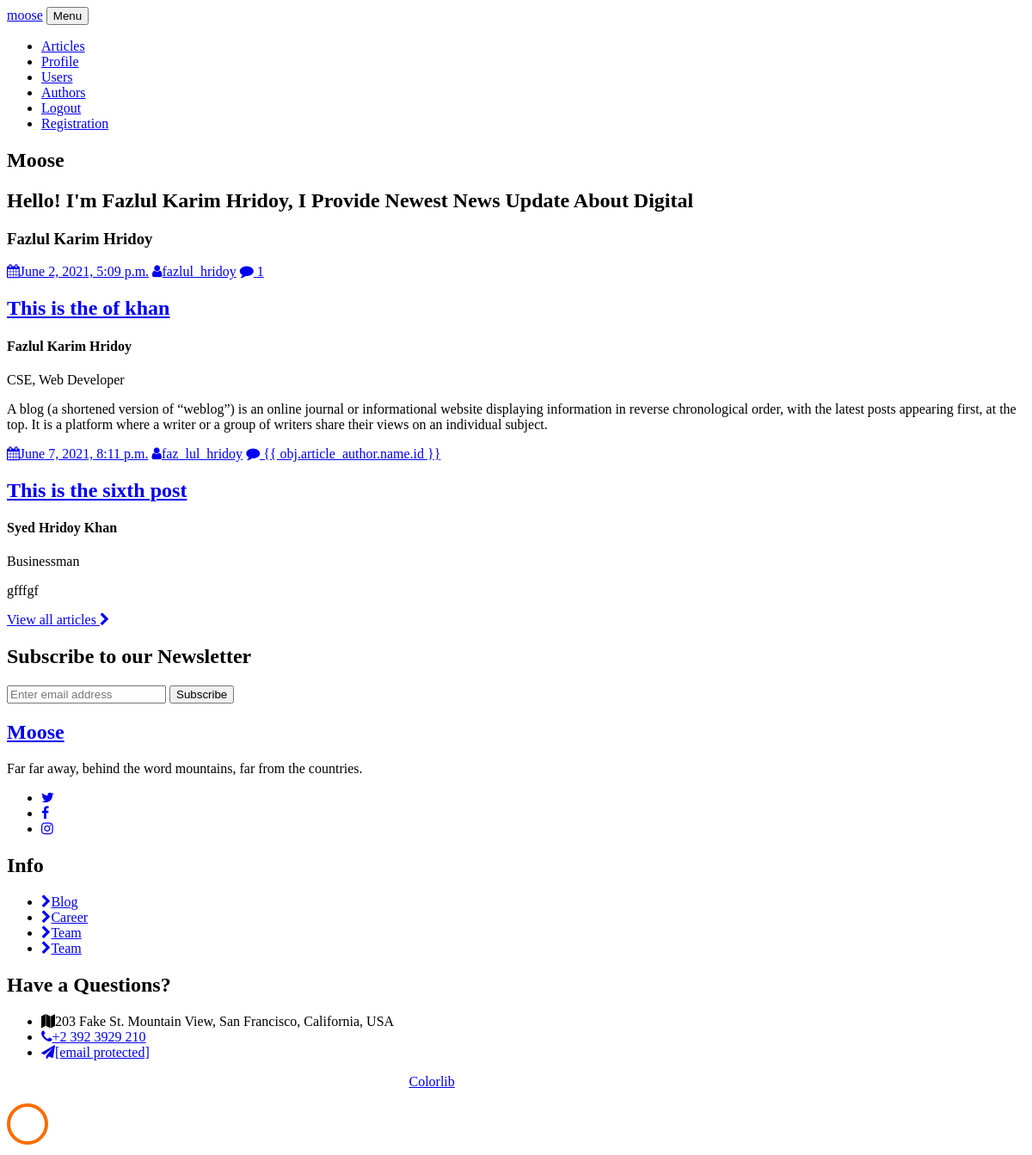
The app's page / (signed in) with its own data.
### blogapp/models.py (models this page shows, shortened)
class Author(models.Model):
    name = models.ForeignKey(User, on_delete=models.CASCADE)
    profile_picture = models.FileField()
    detail = models.TextField(max_length=200)
    category = models.ForeignKey(Category, on_delete=models.CASCADE)

class Article(models.Model):
    article_author = models.ForeignKey(Author, on_delete=models.CASCADE)
    title = models.CharField(max_length=200)
    posted_on = models.DateTimeField(auto_now=False, auto_now_add=True)
    updated_on = models.DateTimeField(auto_now=True, auto_now_add=False)
    image = models.FileField()
    body = models.TextField()

class Category(models.Model):
    name = models.CharField(max_length=100)
    def __str__(self):
        return self.name

### blogapp/views.py (the view)
# urls.py: path('', views.index, name="index"),
def index(request):
    post = Article.objects.all()
    article_author = get_object_or_404(Author, name=request.user.id)
    context = {
        "post": post,
        "author": article_author
    }
    return render(request, "index.html", context)

### templates/index.html (shortened to what this page needs)
{% extends 'base.html' %}
{% load static %}
{% block content %}
<section class="hero-wrap py-md-4">
  <div class="container">
    <div class="row no-gutters justify-content-center slider-text align-items-center" data-scrollax-parent="true">
      <div class="col-md-10 ftco-animate py-5">
        <h1 class="text-center">M<span>oo</span>se</h1>
        <div class="row pb-md-5">
          {% if request.user.is_authenticated %}
          <div class="col-md-8">
            <h2>Hello! I'm {{ author.name.get_full_name }}, I Provide Newest News Update About Digital</h2>
          </div>
          <div class="col-md-4">
            <div class="author">
              <div class="text">
                <h3>{{ author.name.get_full_name }}</h3>
              </div>
            </div>
          </div>
          {% endif %}
        </div>
      </div>
    </div>
  </div>
</section>
<section class="ftco-section ftco-no-pb ftco-no-pt">
  <div class="container-fluid px-md-4">
    <div class="row no-gutters">
      {% for obj in post %}
      {% if forloop.first and not forloop.last %}
      <div class="col-md-12 blog-wrap">
        <div class="row no-gutters align-items-center">
          <div class="col-md-6">
            <div class="text p-md-5 py-5 px-4 ftco-animate">
              <p class="meta">
                <a href="#"><span class="fa fa-calendar mr-2"></span>{{ obj.posted_on }}</a>
                <a href="#"><span class="fa fa-user mr-2"></span>{{ obj.article_author.name }}</a>
                <a href="#" class="meta-chat"><span class="fa fa-comment mr-2"></span> {{ obj.article_author.id }}</a>
              </p>
              <h2 class="mb-4"><a href="{% url 'blog-single' pid=obj.id %}">{{ obj.title }}</a>
              </h2>
              <div class="icon d-flex align-items-center">
                <div class="position pl-3">
                  <h4 class="mb-0">{{ obj.article_author.name.get_full_name }}</h4>
                  <span>{{ obj.article_author.category }}</span>
                </div>
              </div>
              <p>{{ obj.body }}</p>
            </div>
          </div>
        </div>
      </div>
      {% endif %}
      {% if forloop.frst or forloop.last %}
      <div class="col-md-12 blog-wrap bg-darken">
        <div class="row no-gutters align-items-center">
          <div class="col-md-6">
            <div class="text p-md-5 py-5 px-4 ftco-animate">
              <p class="meta">
                <a href="#"><span class="fa fa-calendar mr-2"></span>{{ obj.posted_on }}</a>
                <a href="#"><span class="fa fa-user mr-2"></span>{{ obj.article_author.name }}</a>
                <a href="#" class="meta-chat"><span class="fa fa-comment mr-2"></span> {{ obj.article_author.name.id
                  }}</a>
              </p>
              <h2 class="mb-4"><a href="{% url 'blog-single' pid=obj.id %}">{{ obj.title }}</a>
              </h2>
              <div class="icon d-flex align-items-center">
                <div class="position pl-3">
                  <h4 class="mb-0">{{ obj.article_author.name.get_full_name }}</h4>
                  <span>{{ obj.article_author.category }}</span>
                </div>
              </div>
              <p>{{ obj.body }}</p>
            </div>
          </div>
        </div>
      </div>
      {% endif %}
      {% endfor %}
    </div>
    <div class="row py-5">
      <div class="col-md-12 py-md-5 text-center">
        <a href="blog.html" class="btn-custom-blog">View all articles <span class="fa fa-chevron-right"></span></a>
      </div>
    </div>
  </div>
</section>
<section class="ftco-intro ftco-section bg-light">
  <div class="container">
    <div class="row justify-content-center">
      <div class="col-md-12 text-center">
        <h2>Subscribe to our Newsletter</h2>
        <div class="row justify-content-center">
          <div class="col-md-5">
            <form action="#" class="subscribe-form">
              <div class="form-group d-flex">
                <input type="text" class="form-control" placeholder="Enter email address">
                <input type="submit" value="Subscribe" class="submit px-3">
              </div>
            </form>
          </div>
        </div>
      </div>
    </div>
  </div>
</section>
{% endblock %}

### templates/base.html (shortened to what this page needs)
{% load static %}
<!DOCTYPE html>
<html lang="en">
<head>
    <link rel="stylesheet"
        href="{% static '../../../stackpath.bootstrapcdn.com/font-awesome/4.7.0/css/font-awesome.min.css' %}">
    <link rel="stylesheet"
        href="{% static 'css/A.animate.css%2bowl.carousel.min.css%2bowl.theme.default.min.css%2bmagnific-popup.css%2bflaticon.css%2bstyle.css%2cMcc.nz9zzkaoXH.css.pagespeed.cf.HVOMWXzxQA.css '%}" />
</head>
<body>
    <nav class="navbar navbar-expand-lg navbar-dark ftco_navbar bg-dark ftco-navbar-light" id="ftco-navbar">
        <div class="container">
            <a class="navbar-brand" href="{% url 'index' %}">moose</a>
            <button class="navbar-toggler" type="button" data-toggle="collapse" data-target="#ftco-nav"
                aria-controls="ftco-nav" aria-expanded="false" aria-label="Toggle navigation">
                 Menu
            </button>
            <div class="collapse navbar-collapse" id="ftco-nav">
                <ul class="navbar-nav ml-auto">
                    <li class="nav-item active"><a href="{% url 'blog' %}" class="nav-link">Articles</a></li>
                    {% if request.user.is_authenticated %}
                        <li class="nav-item active"><a href="{% url 'profile'  %}" class="nav-link">Profile</a></li>
                        <li class="nav-item active"><a href="{% url 'get_user' %}" class="nav-link">Users</a></li>
                        {% if request.user.is_staff %}
                            <li class="nav-item active"><a href="{% url 'authors' %}" class="nav-link">Authors</a> </li>
                        {% endif %}
                        <li class="nav-item active"><a href="{% url 'logout' %}" class="nav-link">Logout</a></li>
                        {% else %}
                            <li class="nav-item active"><a href="{% url 'login' %}" class="nav-link">Login</a></li>
                    {% endif %}
                    <li class="nav-item active"><a href="{% url 'register' %}" class="nav-link">Registration</a></li>
                </ul>
            </div>
        </div>
    </nav>
    {% block content %}
    {% endblock %}
    <footer class="ftco-footer">
        <div class="container">
            <div class="row mb-5 justify-content-between">
                <div class="col-sm-12 col-md-4">
                    <div class="ftco-footer-widget mb-4">
                        <h2 class="ftco-heading-2 logo"><a href="#">Moose</a></h2>
                        <p>Far far away, behind the word mountains, far from the countries.</p>
                        <ul class="ftco-footer-social list-unstyled mt-2">
                            <li class="ftco-animate"><a href="#"><span class="fa fa-twitter"></span></a></li>
                            <li class="ftco-animate"><a href="#"><span class="fa fa-facebook"></span></a></li>
                            <li class="ftco-animate"><a href="#"><span class="fa fa-instagram"></span></a></li>
                        </ul>
                    </div>
                </div>
                <div class="col-sm-12 col-md-2">
                    <div class="ftco-footer-widget mb-4 ml-md-4">
                        <h2 class="ftco-heading-2">Info</h2>
                        <ul class="list-unstyled">
                            <li><a href="#"><span class="fa fa-chevron-right mr-2"></span>Blog</a></li>
                            <li><a href="#"><span class="fa fa-chevron-right mr-2"></span>Career</a></li>
                            <li><a href="#"><span class="fa fa-chevron-right mr-2"></span>Team</a></li>
                            <li><a href="#"><span class="fa fa-chevron-right mr-2"></span>Team</a></li>
                        </ul>
                    </div>
                </div>
                <div class="col-sm-12 col-md-4">
                    <div class="ftco-footer-widget mb-4">
                        <h2 class="ftco-heading-2">Have a Questions?</h2>
                        <div class="block-23 mb-3">
                            <ul>
                                <li><span class="icon fa fa-map marker"></span><span class="text">203 Fake St. Mountain
                                        View, San
                                        Francisco, California, USA</span></li>
                                <li><a href="#"><span class="icon fa fa-phone"></span><span class="text">+2 392 3929
                                            210</span></a></li>
                                <li><a href="#"><span class="icon fa fa-paper-plane pr-4"></span><span
                                            class="text"><span class="__cf_email__"
                                                data-cfemail="d0b9beb6bf90a9bfa5a2b4bfbdb1b9befeb3bfbd">[email&#160;protected]</span></span></a>
                                </li>
                            </ul>
                        </div>
                    </div>
                </div>
            </div>
        </div>
        <div class="container-fluid px-0 py-5 bg-black">
            <div class="container">
                <div class="row">
                    <div class="col-md-12">
                        <p class="mb-0" style="color: rgba(255,255,255,.5);">Copyright &copy;
                            with <i class="fa fa-heart color-danger" aria-hidden="true"></i> by <a
                                href="https://colorlib.com/" target="_blank" rel="nofollow noopener">Colorlib</a>
                        </p>
                    </div>
                </div>
            </div>
        </div>
    </footer>
    <div id="ftco-loader" class="show fullscreen"><svg class="circular" width="48px" height="48px">
            <circle class="path-bg" cx="24" cy="24" r="22" fill="none" stroke-width="4" stroke="#eeeeee" />
            <circle class="path" cx="24" cy="24" r="22" fill="none" stroke-width="4" stroke-miterlimit="10"
                stroke="#F96D00" />
        </svg></div>
</body>
</html>

### records on screen
Author: name.get_full_name "Fazlul Karim Hridoy"
Article: posted_on "June 2, 2021, 5:09 p.m.", article_author.name "fazlul_hridoy", article_author.id "1", title "This is the of khan", article_author.name.get_full_name "Fazlul Karim Hridoy", article_author.category "CSE, Web Developer", body "A blog (a shortened version of “weblog”) is an online journal or informational website displaying information in reverse chronological order, with the latest posts appearing first, at the top. It is a platform where a writer or a group of writers share their views on an individual subject."
Article: posted_on "June 7, 2021, 8:11 p.m.", article_author.name "faz_lul_hridoy", title "This is the sixth post", article_author.name.get_full_name "Syed Hridoy Khan", article_author.category "Businessman", body "gfffgf"
